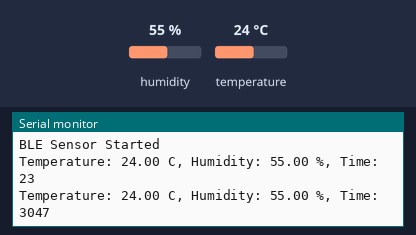
Bench run of a sketch on a simulated ESP32. On the bench: the last lines printed to the serial monitor. Inputs (shaded band) come from the test bench; at power-on: humidity 55 %, temperature 24 °C. Nothing arrives over Bluetooth unless stated; a phone connects over Bluetooth LE 3 s after start.

Above: at 3.8 s.
3.9 s: humidity set to 22 %
At 7.2 s:
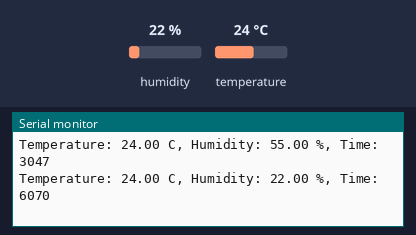
7.8 s: temperature set to 12 °C
At 10.3 s:
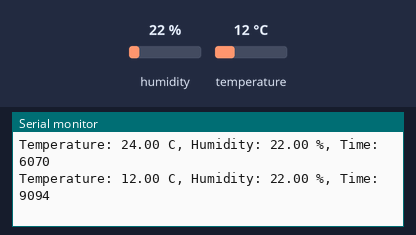
11.7 s: humidity set to 40 %
At 13.5 s:
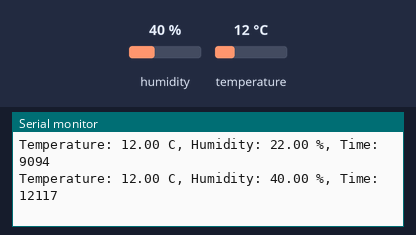
Timing chart, 0 to 15.0 s (numbered marks = the images above; inputs shaded):
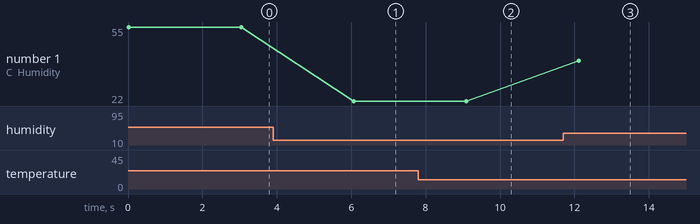

The sketch:

Ble_sensor.ino
```cpp
/*
  Project: BLE Sensor Dashboard
  Author: Ananaya bhagat
  IIT Jammu Summer School 2026

  Broadcasts DHT11 temperature and humidity
  over BLE every 3 seconds.
*/

#include <BLEDevice.h>
#include <BLEServer.h>
#include <BLEUtils.h>
#include <BLE2902.h>
#include <DHT.h>

#define DHTPIN 4
#define DHTTYPE DHT11

DHT dht(DHTPIN, DHTTYPE);

BLECharacteristic *pCharacteristic;

#define SERVICE_UUID        "12345678-1234-1234-1234-1234567890AB"
#define CHARACTERISTIC_UUID "ABCD1234-5678-90AB-CDEF-1234567890AB"

void setup() {

  Serial.begin(115200);
  dht.begin();

  BLEDevice::init("ESP32_BLE_Sensor");

  BLEServer *server = BLEDevice::createServer();
  BLEService *service = server->createService(SERVICE_UUID);

  pCharacteristic = service->createCharacteristic(
      CHARACTERISTIC_UUID,
      BLECharacteristic::PROPERTY_READ |
      BLECharacteristic::PROPERTY_NOTIFY
  );

  pCharacteristic->addDescriptor(new BLE2902());

  service->start();

  BLEAdvertising *advertising = BLEDevice::getAdvertising();
  advertising->start();

  Serial.println("BLE Sensor Started");
}

void loop() {

  float temp = dht.readTemperature();
  float hum = dht.readHumidity();

  String data =
      "Temperature: " + String(temp) +
      " C, Humidity: " + String(hum) +
      " %, Time: " + String(millis());

  pCharacteristic->setValue(data.c_str());
  pCharacteristic->notify();

  Serial.println(data);

  delay(3000);
}
```

Measured:
- after the input at 3.9 s, the serial monitor: prints a new line after 2.2 s (image 1)
- after the input at 7.8 s, the serial monitor: prints a new line after 1.3 s (image 2)
- after the input at 11.7 s, the serial monitor: prints a new line after 0.42 s (image 3)
- plotted number 1: 55 → 22 after the input at 3.9 s, 22 → 40 after the input at 11.7 s
